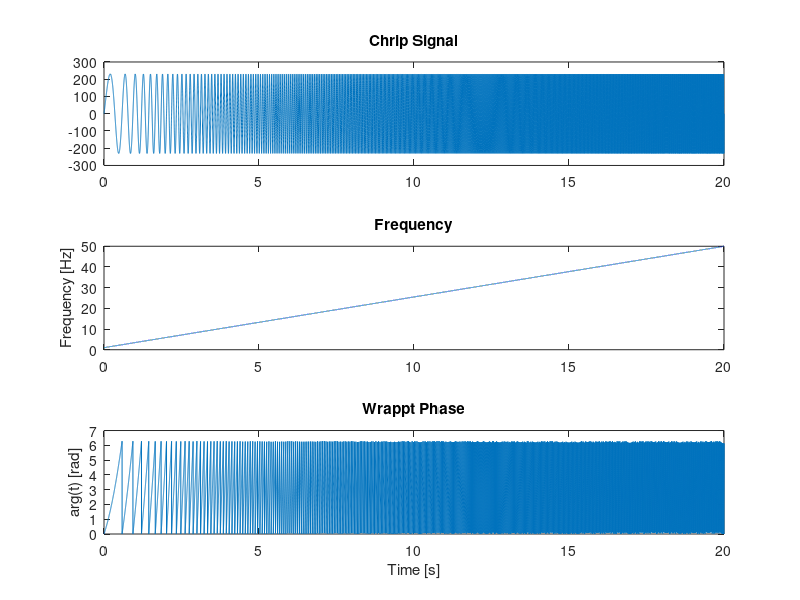
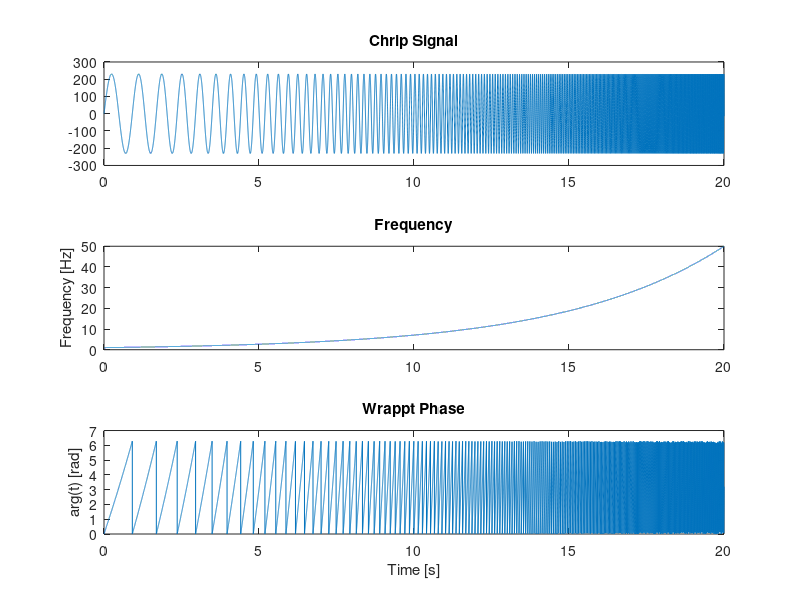
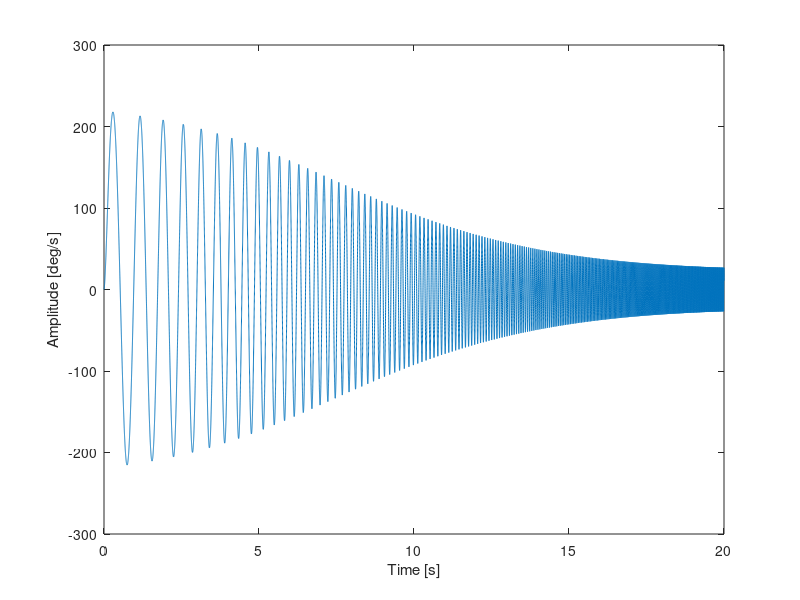

MATLAB code to generate these figures, in order: (Note: this script raises an error after producing the figures.)
%% Chirp signal simulation for thesis figures
clear; clc; close all;

%% Parameters
f0 = 1;        % start frequency [Hz]
f1 = 50;      % end frequency [Hz]
T  = 20;       % duration [s]
fs = 2000;     % sampling frequency [Hz]
A = 230;

t = 0:1/fs:T;

%% Linear chirp
k = (f1 - f0)/ T;

fl = f0 + k * t;

argl = 2*pi*(f0*t+0.5*k*t.^2);

x_l = A*sin(argl);

argl_wrapped = mod(argl, 2*pi);

%% Plot linar chirp

figure(1)
subplot(311)
plot(t,x_l);

title('Chrip Signal');

subplot(312)
plot(t, fl);
title('Frequency');
ylabel('Frequency [Hz]')

subplot(313)
plot(t, argl_wrapped);
title('Wrappt Phase');
ylabel('arg(t) [rad]')
xlabel('Time [s]')


%% Exponential chirp (Betaflight style)
fe = f0 * (f1/f0).^(t/T);

arge = (2*pi*T*f0/log(f1/f0)) * ((f1/f0).^(t/T) - 1);

x_e = A*sin(arge);
arge_wrapped = mod(arge, 2*pi);

%% Plot exponential chirp

figure(2)
subplot(311)
plot(t,x_e);

title('Chrip Signal');

subplot(312)
plot(t, fe);
title('Frequency');
ylabel('Frequency [Hz]')

subplot(313)
plot(t, arge_wrapped);
title('Wrappt Phase');
ylabel('arg(t) [rad]')
xlabel('Time [s]')

%% Lag filter (Betaflight style)

wp = 2*pi*3;    % pole frequency [rad/s]
wz = 2*pi*30;   % zero frequency [rad/s]

s = tf('s');

H = (1 + s/wz) / (1 + s/wp);

Hd = c2d(H,1/fs,'tustin');   % discretize filter

%% Implementation of Lag filter on Chirp

x_e_f = lsim(Hd,x_e,t);   % filtered chirp

figure(3)
plot(t, x_e_f)
xlabel('Time [s]');
ylabel('Amplitude [deg/s]');

%% Transferfunction
% Relevant frequencies
 w2 = 13*2*pi();
 w1 = 16*2*pi();
 wt = 60*2*pi();
        
 % Transfer functions estimated
 G1 = 1 / (s/w1);
 G2 = 1 / (1 + (s/w2));
 Gt = exp(-s * (1/wt));     % dead time
 Gges = G1*G2*Gt;          % total transfer function

%% Disturbance

% Ideal output of the system
y_ideal = lsim(Gges, x_e_f, t);

% Disturbance / measurement noise
noise_std =400;                          
noise = noise_std * randn(size(y_ideal));   % gleiche Größe wie y_ideal

% Measured output
y_meas = y_ideal + noise;

%% Transfer function through spectral quantities + coherence
U = fft(x_e_f);
Y = fft(y_meas);

Suu = U .* conj(U);
Syu = Y .* conj(U);

G_spec = Syu ./ Suu;

N = length(U);
f = (0:N-1)*(fs/N);

idx = 2:floor(N/2);
idx = idx(f(idx) <= 600);

G_spec = frd(G_spec(idx), 2*pi*f(idx));

figure(5)
bode(Gges, G_spec)
grid on
legend('Real Plant', 'Measured')
xlim([1 600])

%% Apply Rotfiltfilt

fc_lp = 10;                  
[b,a] = butter(2, fc_lp/(fs/2));

y = y_meas(:) - mean(y_meas(:));   % Spaltenvektor
p = exp(1i * arge(:));             % Spaltenvektor

yR = y .* p;
yQ = y .* conj(p);

yR = filtfilt(b, a, yR);
yQ = filtfilt(b, a, yQ);

y_filt = real(0.5 * (yR .* conj(p) + yQ .* p));

Y = fft(y_filt);
Syu = Y .* conj(U);

G_filt = Syu ./ Suu;

G_filt = frd(G_filt(idx), 2*pi*f(idx));

% Transfer function estimation
u = x_e_f(:) - mean(x_e_f);
y = y_meas(:) - mean(y_meas);



figure(66)
subplot(2,1,1)
plot(t, y, t, y_ideal-mean(y_ideal), LineWidth=1.5);
title('Unfiltert Signal')
legend('Signal','Real Chirp');
xlim([0 10])


subplot(2,1,2)
plot(t, y_filt, t, y_ideal-mean(y_ideal), LineWidth=1);
title('Filtert Signal')
xlabel('Time [s]')
xlim([0 10])

figure(6)
bode(Gges, G_filt)
grid on
legend('Real Plant', 'Measured')
xlim([1 50])



%% Welch Transfer Function Estimation

% -------------------------------------------------------------------------
% Use ORIGINAL signals for transfer function estimation
% (without Rotfiltfilt processing)
% -------------------------------------------------------------------------

u = x_e_f(:)      - mean(x_e_f);
% y = y_ideal(:)    - mean(y_ideal);

% Uncomment for noisy measurement
y = y_meas(:) - mean(y_meas);

% -------------------------------------------------------------------------
% Welch Parameters
% -------------------------------------------------------------------------

Nseg      = 1024*4;
Noverlap  = round(Nseg * 0.9);
win       = hann(Nseg);

% -------------------------------------------------------------------------
% Transfer function and coherence estimation
% -------------------------------------------------------------------------

[G_welch, f] = tfestimate(u, y, win, Noverlap, Nseg, fs);
Coh_welch    = mscohere(u, y, win, Noverlap, Nseg, fs);

% -------------------------------------------------------------------------
% Frequency range for plotting
% -------------------------------------------------------------------------

idx = f > 0 & f <= 50;

% -------------------------------------------------------------------------
% Real plant frequency response
% -------------------------------------------------------------------------

Greal = squeeze(freqresp(Gges, 2*pi*f(idx)));

% Estimated frequency response
Gwelch = G_welch(idx);

% -------------------------------------------------------------------------
% Magnitude
% -------------------------------------------------------------------------

mag_real  = 20*log10(abs(Greal));
mag_welch = 20*log10(abs(Gwelch));

% -------------------------------------------------------------------------
% Phase
% -------------------------------------------------------------------------

phase_real  = angle(Greal)*180/pi;
phase_welch = angle(Gwelch)*180/pi;

% -------------------------------------------------------------------------
% Plot Layout
% -------------------------------------------------------------------------

pos_bode = [0.13, 0.58, 0.78, 0.32;
            0.13, 0.32, 0.78, 0.22;
            0.13, 0.10, 0.78, 0.16];

figure

% -------------------------------------------------------------------------
% Magnitude Plot
% -------------------------------------------------------------------------

ax(1) = subplot('Position', pos_bode(1,:));

semilogx(f(idx), mag_real, 'LineWidth', 1.5);
hold on
semilogx(f(idx), mag_welch, 'LineWidth', 1.5);

grid on

ylabel('Magnitude [dB]')
title('Bode Diagram')

legend('Real Plant', 'Welch Estimate', ...
       'Location', 'northeast')

% -------------------------------------------------------------------------
% Phase Plot
% -------------------------------------------------------------------------

ax(2) = subplot('Position', pos_bode(2,:));

semilogx(f(idx), phase_real, 'LineWidth', 1.5);
hold on
semilogx(f(idx), phase_welch, 'LineWidth', 1.5);

grid on

ylabel('Phase [deg]')

% -------------------------------------------------------------------------
% Coherence Plot
% -------------------------------------------------------------------------

ax(3) = subplot('Position', pos_bode(3,:));

semilogx(f(idx), Coh_welch(idx), 'LineWidth', 1.5);

grid on

ylabel('Coherence [-]')
xlabel('Frequency [Hz]')

ylim([0 1.05])

% -------------------------------------------------------------------------
% Axis Linking
% -------------------------------------------------------------------------

linkaxes(ax, 'x')

xlim([1 50])
